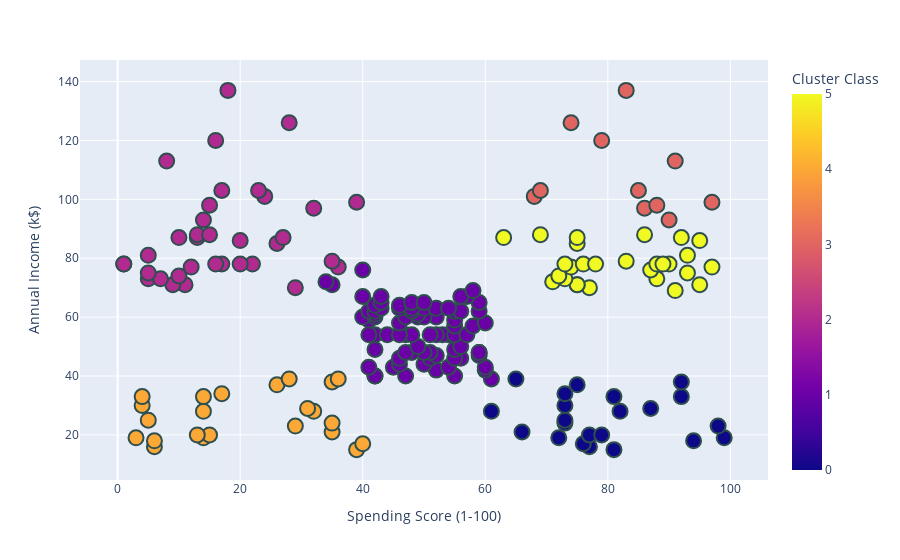

Notebook cell for this chart:
### Code cell
## Visualizing clusters

import plotly.express as px


fig = px.scatter(X, x="Spending Score (1-100)", y="Annual Income (k$)", color="Cluster Class")
fig.update_traces(marker=dict(size=15,
                              line=dict(width=2,
                                        color='DarkSlateGrey')),
                  selector=dict(mode='markers'))
fig.show()

### Figure 1 — Plotly figure (JSON) as saved in the notebook; plotly's stock layout.template omitted (floating-point values rounded to 4 significant figures; data arrays with more than 128 entries replaced by an {"elided": "..."} marker saying what was removed)
{"data": [{"hovertemplate": "Spending Score (1-100)=%{x}<br>Annual Income (k$)=%{y}<br>Cluster Class=%{marker.color}<extra></extra>", "legendgroup": "", "marker": {"color": {"elided": "200 int values"}, "coloraxis": "coloraxis", "line": {"color": "DarkSlateGrey", "width": 2}, "size": 15, "symbol": "circle"}, "mode": "markers", "name": "", "orientation": "v", "showlegend": false, "type": "scatter", "x": {"elided": "200 int values"}, "xaxis": "x", "y": {"elided": "200 int values"}, "yaxis": "y"}], "layout": {"coloraxis": {"colorbar": {"title": {"text": "Cluster Class"}}, "colorscale": [[0, "#0d0887"], [0.1111, "#46039f"], [0.2222, "#7201a8"], [0.3333, "#9c179e"], [0.4444, "#bd3786"], [0.5556, "#d8576b"], [0.6667, "#ed7953"], [0.7778, "#fb9f3a"], [0.8889, "#fdca26"], [1, "#f0f921"]]}, "legend": {"tracegroupgap": 0}, "margin": {"t": 60}, "xaxis": {"anchor": "y", "domain": [0, 1], "title": {"text": "Spending Score (1-100)"}}, "yaxis": {"anchor": "x", "domain": [0, 1], "title": {"text": "Annual Income (k$)"}}}}
